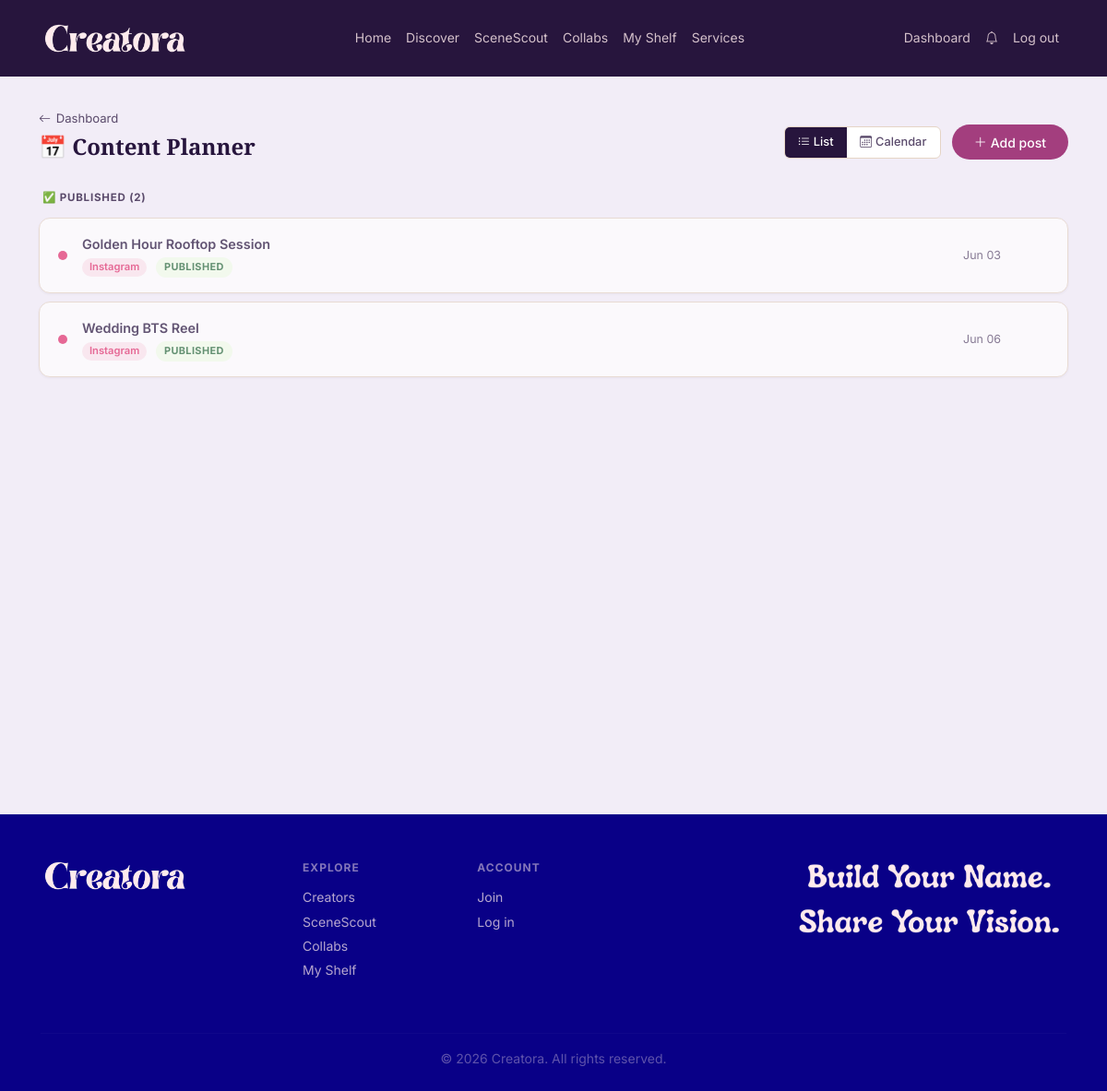
The app's page /dashboard/planner (signed in) with its own data.
### models.py (models this page shows)
class ContentPost(db.Model):
    __tablename__ = 'content_posts'
    id          = db.Column(db.Integer, primary_key=True)
    creator_id  = db.Column(db.Integer, db.ForeignKey('users.id'), nullable=False)
    title       = db.Column(db.String(120))
    platform    = db.Column(db.String(30))   # instagram | tiktok | youtube | other
    scheduled   = db.Column(db.DateTime)
    status      = db.Column(db.String(20), default='draft')  # draft | scheduled | published
    notes       = db.Column(db.Text)
    created_at  = db.Column(db.DateTime, default=datetime.utcnow)

### routes/dashboard.py (the view)
@dashboard_bp.route('/planner')
@login_required
def planner():
    posts = ContentPost.query.filter_by(
        creator_id=current_user.id
    ).order_by(ContentPost.scheduled.asc()).all()
    return render_template('dashboard/planner.html', posts=posts)

### app.py (called while the page is built)
@login_manager.user_loader
def load_user(user_id):
    return db.session.get(User, int(user_id))

@app.context_processor
def inject_globals():
    unread_count = 0
    if current_user.is_authenticated:
        unread_count = Notification.query.filter_by(
            user_id=current_user.id, is_read=False
        ).count()
    return {
        'now': datetime.utcnow(),
        'app_name': 'Creatora',
        'unread_notifications': unread_count,
    }

### templates/dashboard/planner.html (shortened to what this page needs)
{% extends 'base.html' %}
{% block content %}
<div class="dash-page">
  <div class="container">
    <div class="page-header">
      <div>
        <a href="{{ url_for('dashboard.home') }}" class="back-link"><i class="bi bi-arrow-left"></i> Dashboard</a>
        <h1>📅 Content Planner</h1>
      </div>
      <div style="display:flex;align-items:center;gap:.75rem;flex-wrap:wrap;">
        <div class="view-toggle">
          <button class="view-btn active" id="btnList" onclick="switchView('list')"><i class="bi bi-list-ul me-1"></i>List</button>
          <button class="view-btn" id="btnCal" onclick="switchView('calendar')"><i class="bi bi-calendar3 me-1"></i>Calendar</button>
        </div>
        <button class="btn btn-primary" data-bs-toggle="modal" data-bs-target="#addPostModal"
                style="border-radius:999px;padding:.55rem 1.5rem;font-size:.875rem;">
          <i class="bi bi-plus-lg me-1"></i>Add post
        </button>
      </div>
    </div>
    {% if posts %}
    <div id="listView">
      {% set scheduled = posts|selectattr('status','equalto','scheduled')|list %}
      {% set drafts    = posts|selectattr('status','equalto','draft')|list %}
      {% set published = posts|selectattr('status','equalto','published')|list %}
      {% if published %}
      <div class="list-section">
        <p class="list-section-label">✅ Published ({{ published|length }})</p>
        {% for post in published %}
        {% set pc = {'instagram':'#E1306C','tiktok':'#010101','youtube':'#FF0000'}.get(post.platform or '', '#A33E7E') %}
        <div class="post-card" style="opacity:.7;">
          <div class="platform-dot" style="background:{{ pc }};"></div>
          <div style="flex:1;min-width:0;">
            <p class="post-card-title">{{ post.title or '(Untitled post)' }}</p>
            <div class="post-card-meta">
              {% if post.platform %}
              <span class="platform-label" style="background:{{ pc }}20;color:{{ pc }};">{{ post.platform|title }}</span>
              {% endif %}
              <span class="status-pill pill-published">Published</span>
            </div>
          </div>
          <span class="post-date">
            {% if post.scheduled %}{{ post.scheduled.strftime('%b %d') }}{% endif %}
          </span>
        </div>
        {% endfor %}
      </div>
      {% endif %}
    </div>
    {% endif %}
  </div>
</div>
{% endblock %}

### static/css/variables.css (style rules this page uses)
:root { --color-lavender-blush: #FFEBED; --color-soft-blush: #FFE9E9; --color-powder-blush: #F6B6B7; --color-powder-blush-deep: #F2A4A5; --color-papaya-whip: #FFFFD2; --color-honeydew: #F2FFE9; --color-muted-teal: #A6C9B6; --color-almond-cream: #E5D4C5; --color-burnt-peach: #D18A75; --color-berry-blush: #A33E7E; --color-pacific-cyan: #3E828E; --color-rich-cerulean: #3078A4; --color-dark-amethyst: #27153D; --color-dark-amethyst-cool: #260C45; --color-navy: #090087; --brand-primary: var(--color-berry-blush); --brand-primary-hover: #8a3468; --brand-secondary: var(--color-pacific-cyan); --brand-secondary-hover: #2f636d; --bg-page: var(--color-lavender-blush); --bg-card: #ffffff; --bg-card-soft: var(--color-soft-blush); --bg-muted: var(--color-almond-cream); --bg-dark: var(--color-dark-amethyst); --bg-footer: var(--color-navy); --text-primary: var(--color-dark-amethyst); --text-secondary: #5a4a6b; --text-on-dark: var(--color-lavender-blush); --text-on-primary: #ffffff; --text-link: var(--color-pacific-cyan); --text-link-hover: var(--color-berry-blush); --accent-warm: var(--color-burnt-peach); --accent-mint: var(--color-muted-teal); --accent-cream: var(--color-papaya-whip); --border-default: var(--color-almond-cream); --border-strong: var(--color-muted-teal); --success: var(--color-honeydew); --success-text: #2a6b3c; --font-heading: 'Playfair Display', 'Georgia', serif; --font-body: 'Inter', 'Helvetica Neue', sans-serif; --font-mono: 'Fira Code', monospace; --text-xs: 0.75rem; --text-sm: 0.875rem; --text-base: 1rem; --text-lg: 1.125rem; --text-xl: 1.25rem; --text-2xl: 1.5rem; --text-3xl: 1.875rem; --text-4xl: 2.25rem; --space-1: 0.25rem; --space-2: 0.5rem; --space-3: 0.75rem; --space-4: 1rem; --space-6: 1.5rem; --space-8: 2rem; --space-12: 3rem; --space-16: 4rem; --radius-sm: 6px; --radius-md: 12px; --radius-lg: 20px; --radius-xl: 32px; --radius-full: 9999px; --shadow-sm: 0 1px 3px rgba(39, 21, 61, 0.08); --shadow-md: 0 4px 16px rgba(39, 21, 61, 0.10); --shadow-lg: 0 8px 32px rgba(39, 21, 61, 0.14); --transition-fast: 150ms ease; --transition-normal: 250ms ease; }

### static/css/main.css (style rules this page uses)
*, *::before, *::after { box-sizing: border-box; margin: 0; padding: 0; }
body { font-family: var(--font-body); font-size: var(--text-base); color: var(--text-primary); background-color: var(--bg-page); line-height: 1.6; }
h1, h2, h3, h4, h5, h6 { font-family: var(--font-heading); font-weight: 700; color: var(--text-primary); line-height: 1.2; }
a { color: var(--text-link); text-decoration: none; transition: color var(--transition-fast); }
.btn-primary { background-color: var(--brand-primary); color: var(--text-on-primary); border: none; border-radius: var(--radius-full); padding: 0.6rem 1.5rem; font-weight: 500; transition: background var(--transition-fast), transform var(--transition-fast); cursor: pointer; }

### records on screen
ContentPost: title "Golden Hour Rooftop Session", platform "Instagram", scheduled "Jun 03"
ContentPost: title "Wedding BTS Reel", platform "Instagram", scheduled "Jun 06"

### other values on screen
{{ published|length }} "2"
